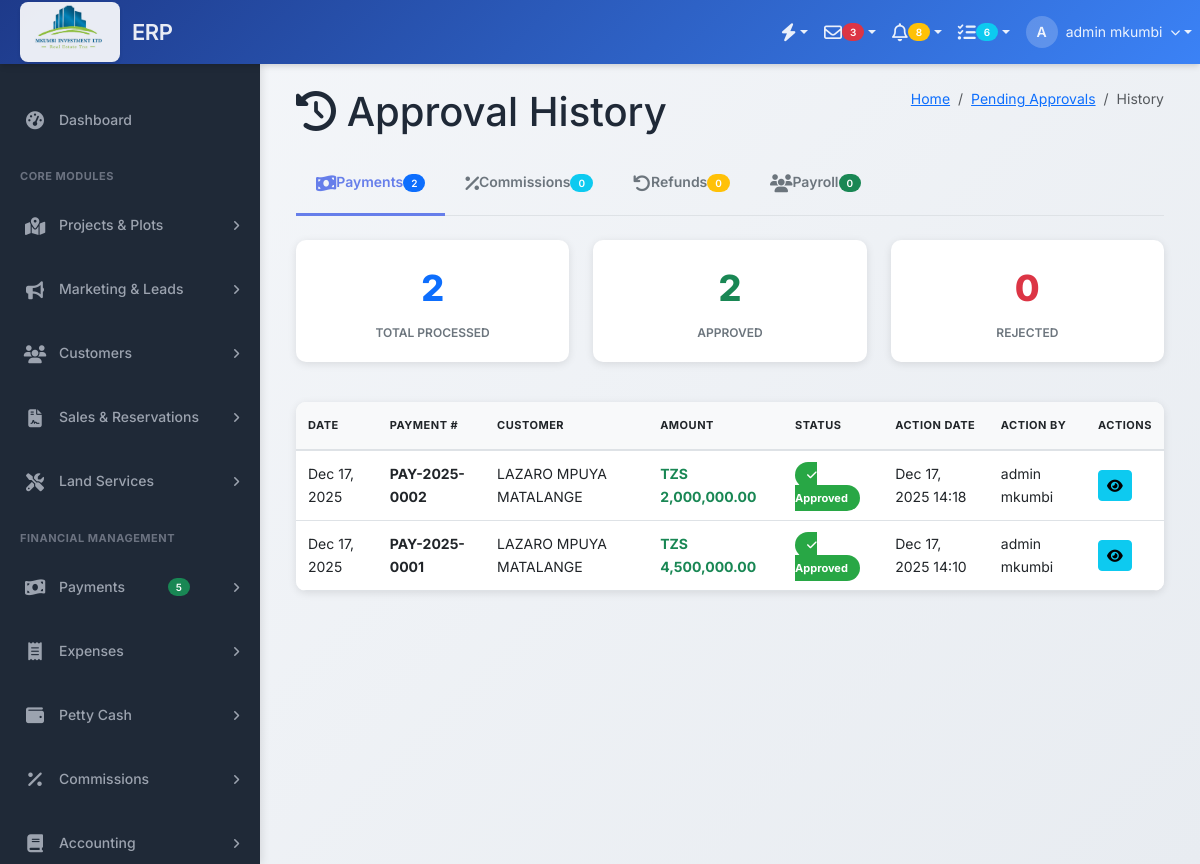
Page /modules/approvals/history.php (signed in) on the committed database.
### tables this page shows
CREATE TABLE `payments` (
  `payment_id` int(11) NOT NULL,
  `company_id` int(11) NOT NULL,
  `reservation_id` int(11) NOT NULL,
  `payment_date` date NOT NULL,
  `payment_number` varchar(50) DEFAULT NULL,
  `amount` decimal(15,2) NOT NULL,
  `payment_method` enum('cash','bank_transfer','mobile_money','cheque','card') DEFAULT 'cash',
  `bank_name` varchar(100) DEFAULT NULL,
  `account_number` varchar(50) DEFAULT NULL,
  `transaction_reference` varchar(100) DEFAULT NULL,
  `depositor_name` varchar(255) DEFAULT NULL,
  `deposit_bank` varchar(255) DEFAULT NULL,
  `deposit_account` varchar(100) DEFAULT NULL,
  `transfer_from_bank` varchar(255) DEFAULT NULL,
  `transfer_from_account` varchar(100) DEFAULT NULL,
  `transfer_to_bank` varchar(255) DEFAULT NULL,
  `transfer_to_account` varchar(100) DEFAULT NULL,
  `mobile_money_provider` varchar(100) DEFAULT NULL,
  `mobile_money_number` varchar(50) DEFAULT NULL,
  `mobile_money_name` varchar(255) DEFAULT NULL,
  `to_account_id` int(11) DEFAULT NULL,
  `cash_transaction_id` int(11) DEFAULT NULL,
  `cheque_transaction_id` int(11) DEFAULT NULL,
  `tax_amount` decimal(15,2) DEFAULT 0.00,
  `receipt_number` varchar(50) DEFAULT NULL,
  `receipt_path` varchar(255) DEFAULT NULL,
  `remarks` text DEFAULT NULL,
  `status` enum('pending_approval','pending','approved','rejected','cancelled') DEFAULT 'pending_approval' COMMENT 'Payment status with approval workflow',
  `approved_by` int(11) DEFAULT NULL,
  `approved_at` timestamp NULL DEFAULT NULL,
  `rejection_reason` text DEFAULT NULL COMMENT 'Reason for rejection',
  `rejected_by` int(11) DEFAULT NULL COMMENT 'User who rejected payment',
  `rejected_at` timestamp NULL DEFAULT NULL COMMENT 'When payment was rejected',
  `created_at` timestamp NOT NULL DEFAULT current_timestamp(),
  `created_by` int(11) DEFAULT NULL,
  `submitted_by` int(11) DEFAULT NULL COMMENT 'User who submitted payment',
  `submitted_at` timestamp NULL DEFAULT NULL COMMENT 'When payment was submitted',
  `payment_type` enum('down_payment','installment','full_payment','service_payment','refund','other') DEFAULT 'installment',
  `voucher_number` varchar(50) DEFAULT NULL,
  `is_reconciled` tinyint(1) DEFAULT 0,
  `reconciled_at` datetime DEFAULT NULL,
  `reconciliation_date` date DEFAULT NULL,
  `reconciled_by` int(11) DEFAULT NULL
);

CREATE TABLE `customers` (
  `customer_id` int(11) NOT NULL,
  `company_id` int(11) NOT NULL,
  `first_name` varchar(100) NOT NULL,
  `middle_name` varchar(100) DEFAULT NULL,
  `last_name` varchar(100) NOT NULL,
  `full_name` varchar(300) GENERATED ALWAYS AS (concat(`first_name`,' ',ifnull(concat(`middle_name`,' '),''),`last_name`)) STORED,
  `email` varchar(150) DEFAULT NULL,
  `phone1` varchar(50) DEFAULT NULL,
  `phone2` varchar(50) DEFAULT NULL,
  `national_id` varchar(50) DEFAULT NULL,
  `passport_number` varchar(50) DEFAULT NULL,
  `region` varchar(100) DEFAULT NULL,
  `district` varchar(100) DEFAULT NULL,
  `ward` varchar(100) DEFAULT NULL COMMENT 'Aina ya kitambuliaho',
  `village` varchar(100) DEFAULT NULL COMMENT 'Namba ya kitambuliaho',
  `street_address` text DEFAULT NULL,
  `gender` enum('male','female','other') DEFAULT NULL,
  `profile_picture` varchar(255) DEFAULT NULL,
  `guardian1_name` varchar(200) DEFAULT NULL,
  `guardian1_relationship` varchar(100) DEFAULT NULL,
  `guardian1_phone` varchar(50) DEFAULT NULL,
  `guardian2_name` varchar(200) DEFAULT NULL,
  `guardian2_relationship` varchar(100) DEFAULT NULL,
  `guardian2_phone` varchar(50) DEFAULT NULL,
  `is_active` tinyint(1) DEFAULT 1,
  `created_at` timestamp NOT NULL DEFAULT current_timestamp(),
  `updated_at` timestamp NOT NULL DEFAULT current_timestamp() ON UPDATE current_timestamp(),
  `created_by` int(11) DEFAULT NULL,
  `customer_type` enum('individual','company') DEFAULT 'individual' COMMENT 'individual or company',
  `id_number` varchar(50) DEFAULT NULL,
  `tin_number` varchar(50) DEFAULT NULL,
  `nationality` varchar(100) DEFAULT 'Tanzanian',
  `occupation` varchar(100) DEFAULT NULL,
  `next_of_kin_name` varchar(150) DEFAULT NULL,
  `next_of_kin_phone` varchar(20) DEFAULT NULL,
  `next_of_kin_relationship` varchar(50) DEFAULT NULL,
  `phone` varchar(20) NOT NULL,
  `alternative_phone` varchar(20) DEFAULT NULL,
  `address` text DEFAULT NULL,
  `postal_address` text DEFAULT NULL,
  `notes` text DEFAULT NULL
);

CREATE TABLE `users` (
  `user_id` int(11) NOT NULL,
  `company_id` int(11) NOT NULL COMMENT 'Multi-tenant link',
  `username` varchar(50) NOT NULL,
  `email` varchar(150) NOT NULL,
  `password_hash` varchar(255) NOT NULL,
  `first_name` varchar(100) NOT NULL,
  `middle_name` varchar(100) DEFAULT NULL,
  `last_name` varchar(100) NOT NULL,
  `full_name` varchar(300) GENERATED ALWAYS AS (concat(`first_name`,' ',ifnull(concat(`middle_name`,' '),''),`last_name`)) STORED,
  `phone1` varchar(50) DEFAULT NULL,
  `phone2` varchar(50) DEFAULT NULL,
  `region` varchar(100) DEFAULT NULL,
  `district` varchar(100) DEFAULT NULL,
  `ward` varchar(100) DEFAULT NULL,
  `village` varchar(100) DEFAULT NULL,
  `street_address` text DEFAULT NULL,
  `profile_picture` varchar(255) DEFAULT NULL,
  `gender` enum('male','female','other') DEFAULT NULL,
  `date_of_birth` date DEFAULT NULL,
  `national_id` varchar(50) DEFAULT NULL,
  `guardian1_name` varchar(200) DEFAULT NULL,
  `guardian1_relationship` varchar(100) DEFAULT NULL,
  `guardian2_name` varchar(200) DEFAULT NULL,
  `guardian2_relationship` varchar(100) DEFAULT NULL,
  `can_get_commission` tinyint(1) DEFAULT 0,
  `is_active` tinyint(1) DEFAULT 1,
  `is_email_verified` tinyint(1) DEFAULT 0,
  `is_admin` tinyint(1) NOT NULL DEFAULT 0,
  `is_super_admin` tinyint(1) NOT NULL DEFAULT 0,
  `last_login_at` timestamp NULL DEFAULT NULL,
  `last_login_ip` varchar(45) DEFAULT NULL,
  `password_reset_token` varchar(100) DEFAULT NULL,
  `password_reset_expires` timestamp NULL DEFAULT NULL,
  `created_at` timestamp NOT NULL DEFAULT current_timestamp(),
  `updated_at` timestamp NOT NULL DEFAULT current_timestamp() ON UPDATE current_timestamp(),
  `created_by` int(11) DEFAULT NULL
);

### modules/approvals/history.php (the view, shortened to what the rows shown need)
<?php
$db = Database::getInstance();
$db->setCompanyId($_SESSION['company_id']);
$conn = $db->getConnection();
$company_id = $_SESSION['company_id'];
$errors = [];
try {
    $payments_sql = "SELECT
                        p.payment_id,
                        p.payment_number,
                        p.payment_date,
                        p.amount,
                        p.payment_method,
                        p.payment_type,
                        p.status,
                        p.approved_at,
                        p.rejected_at,
                        p.rejection_reason,
                        p.remarks,
                        r.reservation_number,
                        c.full_name as customer_name,
                        c.phone as customer_phone,
                        pl.plot_number,
                        pr.project_name,
                        u_approved.full_name as approved_by_name,
                        u_rejected.full_name as rejected_by_name,
                        u_submitted.full_name as submitted_by_name
                     FROM payments p
                     LEFT JOIN reservations r ON p.reservation_id = r.reservation_id
                     LEFT JOIN customers c ON r.customer_id = c.customer_id
                     LEFT JOIN plots pl ON r.plot_id = pl.plot_id
                     LEFT JOIN projects pr ON pl.project_id = pr.project_id
                     LEFT JOIN users u_approved ON p.approved_by = u_approved.user_id
                     LEFT JOIN users u_rejected ON p.rejected_by = u_rejected.user_id
                     LEFT JOIN users u_submitted ON p.submitted_by = u_submitted.user_id
                     WHERE p.status IN ('approved', 'rejected')
                     AND p.company_id = ?
                     ORDER BY COALESCE(p.approved_at, p.rejected_at) DESC
                     LIMIT 100";
    $stmt = $conn->prepare($payments_sql);
    $stmt->execute([$company_id]);
    $payment_history = $stmt->fetchAll(PDO::FETCH_ASSOC);
} catch (PDOException $e) {
    $payment_history = [];
    $payment_stats = ['total' => 0, 'approved' => 0, 'rejected' => 0];
    $errors[] = "Error fetching payment history: " . $e->getMessage();
}
require_once '../../includes/header.php';
?>
<div class="content-header">
    <div class="container-fluid">
        <div class="row mb-2">
            <div class="col-sm-6">
                <h1><i class="fas fa-history"></i> Approval History</h1>
            </div>
        </div>
    </div>
</div>
<section class="content">
    <div class="container-fluid">
        <div class="tab-content">
            <div class="tab-pane fade show active" id="payments-tab">
                <div class="table-container">
                    <table class="table table-hover mb-0">
                        <thead>
                            <tr>
                                <th>Date</th>
                                <th>Payment #</th>
                                <th>Customer</th>
                                <th>Amount</th>
                                <th>Status</th>
                                <th>Action Date</th>
                                <th>Action By</th>
                                <th>Actions</th>
                            </tr>
                        </thead>
                        <tbody>
                            <?php if (empty($payment_history)): ?>
                            <tr>
                                <td colspan="8" class="text-center py-4">
                                    <i class="fas fa-inbox fa-3x text-muted mb-3"></i>
                                    <p class="text-muted">No payment history found</p>
                                </td>
                            </tr>
                            <?php else: ?>
                                <?php foreach ($payment_history as $payment): ?>
                                <tr>
                                    <td><?php echo $payment['payment_date'] ? date('M d, Y', strtotime($payment['payment_date'])) : 'N/A'; ?></td>
                                    <td><strong><?php echo htmlspecialchars($payment['payment_number']); ?></strong></td>
                                    <td><?php echo htmlspecialchars($payment['customer_name'] ?? 'N/A'); ?></td>
                                    <td><strong class="text-success">TZS <?php echo number_format($payment['amount'], 2); ?></strong></td>
                                    <td>
                                        <?php if ($payment['status'] === 'approved'): ?>
                                            <span class="badge-approved"><i class="fas fa-check"></i> Approved</span>
                                        <?php else: ?>
                                            <span class="badge-rejected"><i class="fas fa-times"></i> Rejected</span>
                                        <?php endif; ?>
                                    </td>
                                    <td>
                                        <?php
                                        $action_date = $payment['approved_at'] ?? $payment['rejected_at'];
                                        echo $action_date ? date('M d, Y H:i', strtotime($action_date)) : 'N/A';
                                        ?>
                                    </td>
                                    <td><?php echo htmlspecialchars($payment['approved_by_name'] ?? $payment['rejected_by_name'] ?? 'N/A'); ?></td>
                                    <td>
                                        <button class="btn btn-sm btn-info" onclick='viewPaymentDetails(<?php echo json_encode($payment); ?>)'>
                                            <i class="fas fa-eye"></i>
                                        </button>
                                    </td>
                                </tr>
                                <?php endforeach; ?>
                            <?php endif; ?>
                        </tbody>
                    </table>
                </div>
            </div>
        </div>
    </div>
</section>
<?php require_once '../../includes/footer.php'; ?>

### rows in the picture
payments: payment_date "Dec 17, 2025", payment_number "PAY-2025-0002", customers.full_name "LAZARO MPUYA MATALANGE", amount "2,000,000.00", status "approved" (drawn), approved_at "Dec 17, 2025 14:18", users.full_name "admin mkumbi"
payments: payment_date "Dec 17, 2025", payment_number "PAY-2025-0001", customers.full_name "LAZARO MPUYA MATALANGE", amount "4,500,000.00", status "approved" (drawn), approved_at "Dec 17, 2025 14:10", users.full_name "admin mkumbi"

### other values in the picture
substr($_SESSION['full_name'] ?? 'U', 0, 1) "A"
$_SESSION['full_name'] "admin mkumbi"
$payment_stats['total'] "2"
$commission_stats['total'] "0"
$refund_stats['total'] "0"
$payroll_stats['total'] "0"
$payment_stats['approved'] "2"
$payment_stats['rejected'] "0"
